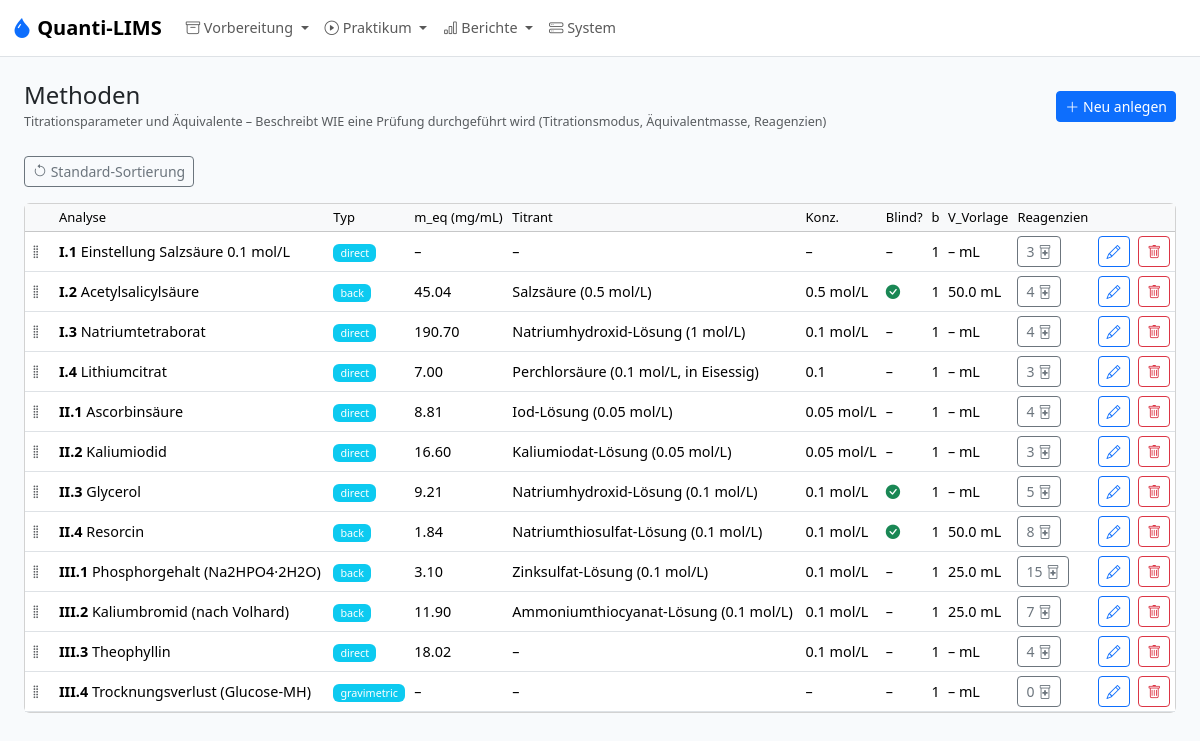
The page /admin/methods on the database as committed earlier.
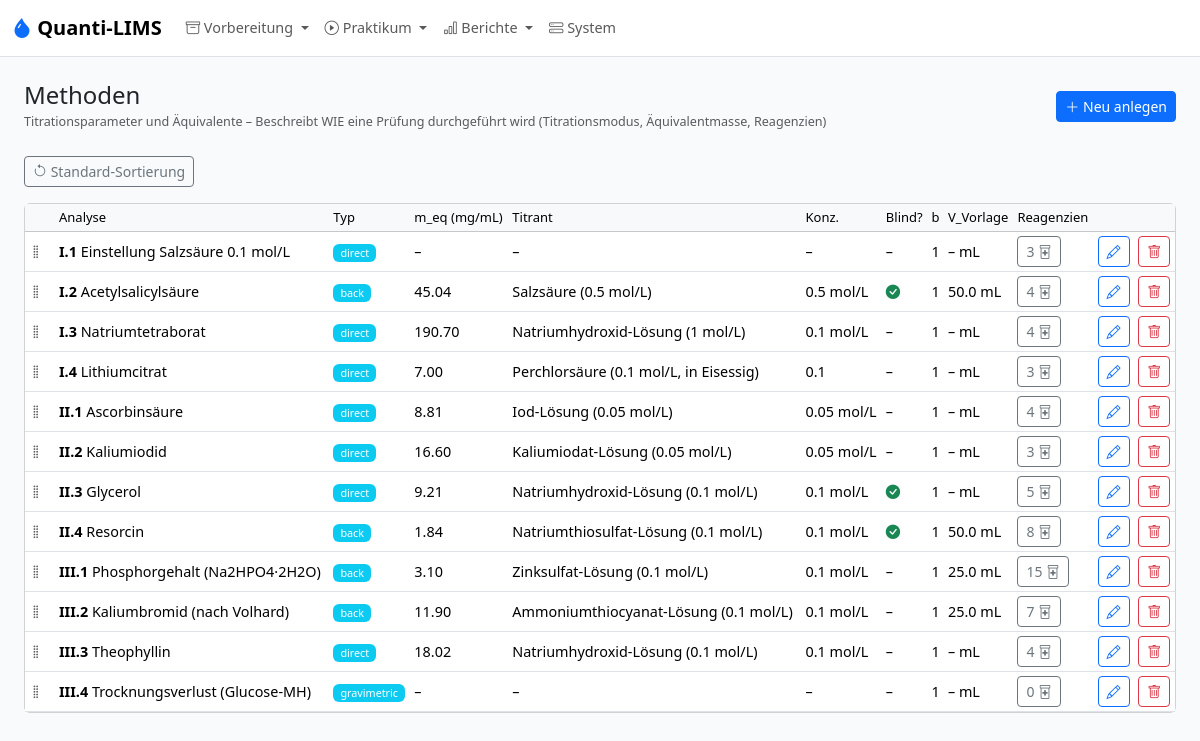
The same page on the database as committed later.
### models.py (models this page shows, shortened)
class Method(db.Model):
    __tablename__ = "method"
    id = db.Column(db.Integer, primary_key=True)
    analysis_id = db.Column(db.Integer, db.ForeignKey("analysis.id"), nullable=False)
    method_type = db.Column(db.String(30), nullable=False)  # direct, back, gravimetric, ...
    m_eq_mg = db.Column(db.Float)
    titrant_name = db.Column(db.String(200))
    titrant_concentration = db.Column(db.String(50))
    c_titrant_mol_l = db.Column(db.Float)      # Numeric concentration of titrant (mol/L)
    n_eq_titrant = db.Column(db.Float)          # Equivalents of titrant per mol analyte (direct) or per mol Vorlage (back)
    c_vorlage_mol_l = db.Column(db.Float)       # Concentration of Vorlage reagent (back-titration only)
    n_eq_vorlage = db.Column(db.Float)          # Equivalents of Vorlage consumed per mol analyte (back-titration only)
    blind_required = db.Column(db.Boolean, nullable=False, default=False)
    b_blind_determinations = db.Column(db.Integer, nullable=False, default=1)
    v_vorlage_ml = db.Column(db.Float)
    v_solution_ml = db.Column(db.Float)       # Total volume substance is dissolved to (e.g. 100.0 mL)
    v_aliquot_ml = db.Column(db.Float)        # Aliquot volume taken for each titration (e.g. 20.0 mL)
    aliquot_enabled = db.Column(db.Boolean, nullable=True, default=None)
    primary_standard_id = db.Column(db.Integer, db.ForeignKey("reagent.id"))
    m_eq_primary_mg = db.Column(db.Float)
    m_eq_primary_mg_override = db.Column(db.Boolean, nullable=False, default=False)  # True → use stored value; False → auto-calculate from c_Titrant × MW_PS / z
    e_ab_ps_g = db.Column(db.Float)          # Arzneibuch-Einwaage Primärstandard (g) – per method, not per reagent
    c_stock_mol_l = db.Column(db.Float)      # Stammkonzentration (mol/L), z.B. 1.0 für 1M HCl
    v_dilution_ml = db.Column(db.Float)      # Verdünnungsvolumen (mL), z.B. 100.0
    p_hydrate_min_pct = db.Column(db.Float)   # For loss_on_drying: min. declared hydrate content in mixture (%)
    description = db.Column(db.Text)
    position = db.Column(db.Integer, nullable=False, default=0)
    analysis = db.relationship("Analysis", back_populates="method")
    primary_standard = db.relationship("Reagent", foreign_keys=[primary_standard_id], back_populates="primary_standard_methods")
    reagent_usages = db.relationship("MethodReagent", back_populates="method")
    @property
    def titrant_reagent_usage(self) -> MethodReagent | None:
        return next((usage for usage in self.reagent_usages if usage.is_titrant), None)
    @property
    def derived_titrant_name(self) -> str | None:
        usage = self.titrant_reagent_usage
        if usage and usage.reagent:
            return usage.reagent.name
        return self.titrant_name

class Analysis(db.Model):
    __tablename__ = "analysis"
    id = db.Column(db.Integer, primary_key=True)
    block_id = db.Column(db.Integer, db.ForeignKey("block.id"), nullable=False)
    code = db.Column(db.String(10), unique=True, nullable=False)
    ordinal = db.Column(db.Integer, nullable=False)
    name = db.Column(db.String(200), nullable=False)
    substance_id = db.Column(db.Integer, db.ForeignKey("substance.id"), nullable=False)
    k_determinations = db.Column(db.Integer, nullable=False, default=3)
    result_unit = db.Column(db.String(20), nullable=False, default="%")
    result_label = db.Column(db.String(50), nullable=False, default="Gehalt")
    calculation_mode = db.Column(db.String(50), nullable=False, default=MODE_ASSAY_MASS_BASED)
    e_ab_g = db.Column(db.Float)
    g_ab_min_pct = db.Column(db.Float)
    g_ab_max_pct = db.Column(db.Float)
    source_reference = db.Column(db.String(255))
    tolerance_override_min_pct = db.Column(db.Float)
    tolerance_override_max_pct = db.Column(db.Float)
    notes = db.Column(db.Text)
    m_einwaage_min_mg = db.Column(db.Float, nullable=True)  # Min TA weighing mass (mass_determination mode, mg)
    m_einwaage_max_mg = db.Column(db.Float, nullable=True)  # Max TA weighing mass (mass_determination mode, mg)
    reported_molar_mass_gmol = db.Column(db.Float, nullable=True)
    reported_stoichiometry = db.Column(db.Float, nullable=True)
    n_crystal_water = db.Column(db.Integer, nullable=True)  # For loss_on_drying mode
    block = db.relationship("Block", back_populates="analyses")
    substance = db.relationship("Substance", back_populates="analyses")
    method = db.relationship("Method", back_populates="analysis", uselist=False)
    batches = db.relationship("SampleBatch", back_populates="analysis")

class MethodReagent(db.Model):
    __tablename__ = "method_reagent"
    id = db.Column(db.Integer, primary_key=True)
    method_id = db.Column(db.Integer, db.ForeignKey("method.id"), nullable=False)
    reagent_id = db.Column(db.Integer, db.ForeignKey("reagent.id"), nullable=False)
    amount_per_determination = db.Column(db.Float, nullable=False)
    amount_per_blind = db.Column(db.Float, nullable=False, default=0)
    amount_unit = db.Column(UNIT_ENUM, nullable=False, default="mL")
    is_titrant = db.Column(db.Boolean, nullable=False, default=False)
    practical_amount_per_determination = db.Column(db.Float, nullable=True)
    step_description = db.Column(db.Text)
    notes = db.Column(db.Text)
    method = db.relationship("Method", back_populates="reagent_usages")
    reagent = db.relationship("Reagent", back_populates="method_usages")

class Reagent(db.Model):
    __tablename__ = "reagent"
    id = db.Column(db.Integer, primary_key=True)
    name = db.Column(db.String(200), unique=True, nullable=False)
    abbreviation = db.Column(db.String(50))
    is_composite = db.Column(db.Boolean, nullable=False, default=False)
    is_primary_standard = db.Column(db.Boolean, nullable=False, default=False)
    formula = db.Column(db.String(100))
    molar_mass_gmol = db.Column(db.Float)
    e_ab_g = db.Column(db.Float)
    base_unit = db.Column(UNIT_ENUM, nullable=False, default="mL")
    cas_number = db.Column(db.String(30))
    density_g_ml = db.Column(db.Float)
    hazard_symbols = db.Column(db.String(100))
    storage_info = db.Column(db.String(200))
    notes = db.Column(db.Text)
    position = db.Column(db.Integer, nullable=False, default=0)
    components = db.relationship(
        "ReagentComponent",
        foreign_keys="ReagentComponent.parent_reagent_id",
        back_populates="parent",
    )
    method_usages = db.relationship("MethodReagent", back_populates="reagent")
    primary_standard_methods = db.relationship("Method", back_populates="primary_standard")

### app.py (the view)
    @app.route("/admin/methods")
    def admin_methods():
        items = Method.query.join(Analysis).order_by(Method.position, Analysis.ordinal).all()
        return render_template("admin/methods.html", items=items)

### templates/admin/methods.html (shortened to what this page needs)
{% extends "base.html" %}
{% from "macros.html" import page_header, delete_btn %}
{% block content %}
{{ page_header("Methoden", "Titrationsparameter und Äquivalente – Beschreibt WIE eine Prüfung durchgeführt wird (Titrationsmodus, Äquivalentmasse, Reagenzien)", url_for('admin_method_form')) }}
<div class="mb-3">
  <button class="btn btn-outline-secondary btn-sm" id="reset-order-btn" title="Sortierung zurücksetzen (nach Analyse)"><i class="bi bi-arrow-counterclockwise"></i> Standard-Sortierung</button>
</div>
<div class="card"><div class="table-responsive">
<table class="table table-sm table-hover mb-0 align-middle">
<thead class="table-light"><tr><th style="width:30px"></th><th>Analyse</th><th>Typ</th><th>m_eq (mg/mL)</th><th>Titrant</th><th>Konz.</th><th>Blind?</th><th>b</th><th>V_Vorlage</th><th>Reagenzien</th><th></th><th></th></tr></thead>
<tbody id="method-sortable">
{% for m in items %}
<tr data-id="{{ m.id }}">
  <td class="drag-handle" style="cursor:grab"><i class="bi bi-grip-vertical text-body-secondary"></i></td>
  <td><strong>{{ m.analysis.code }}</strong> {{ m.analysis.name }}</td>
  <td><span class="badge bg-info">{{ m.method_type }}</span></td>
  <td>{{ m.m_eq_mg|fmt(2) }}</td>
  <td>{{ m.derived_titrant_name or '–' }}</td>
  <td>{{ m.titrant_concentration or '–' }}</td>
  <td>{% if m.blind_required %}<i class="bi bi-check-circle-fill text-success"></i>{% else %}–{% endif %}</td>
  <td>{{ m.b_blind_determinations }}</td>
  <td>{{ m.v_vorlage_ml|fmt(1) if m.v_vorlage_ml else '–' }} mL</td>
  <td><a href="{{ url_for('admin_method_reagents', method_id=m.id) }}" class="btn btn-outline-secondary btn-sm">{{ m.reagent_usages|length }} <i class="bi bi-prescription2"></i></a></td>
  <td><a href="{{ url_for('admin_method_form', id=m.id) }}" class="btn btn-outline-primary btn-sm"><i class="bi bi-pencil"></i></a></td>
  <td>{{ delete_btn(url_for('admin_method_delete', id=m.id)) }}</td>
</tr>
{% endfor %}
</tbody></table></div></div>
{% endblock %}

### templates/base.html (shortened to what this page needs)
<!DOCTYPE html>
<html lang="de" data-bs-theme="light">
<head>
  <link href="https://cdn.jsdelivr.net/npm/bootstrap@5.3.3/dist/css/bootstrap.min.css" rel="stylesheet">
  <link href="https://cdn.jsdelivr.net/npm/bootstrap-icons@1.11.3/font/bootstrap-icons.min.css" rel="stylesheet">
  <link href="{{ url_for('static', filename='style.css') }}" rel="stylesheet">
  <link rel="stylesheet" href="https://cdn.jsdelivr.net/npm/flatpickr/dist/flatpickr.min.css">
</head>
<body>
  <nav class="navbar navbar-expand-lg border-bottom">
    <div class="container-fluid">
      <a class="navbar-brand fw-bold" href="{{ url_for('dashboard') }}">
        <i class="bi bi-droplet-fill text-primary"></i> Quanti-LIMS
      </a>
      <div class="collapse navbar-collapse" id="nav">
        <ul class="navbar-nav me-auto">
          <li class="nav-item dropdown">
            <a class="nav-link dropdown-toggle" href="#" data-bs-toggle="dropdown" role="button" aria-expanded="false">
              <i class="bi bi-archive" aria-hidden="true"></i> Vorbereitung
            </a>
          </li>
          <li class="nav-item dropdown">
            <a class="nav-link dropdown-toggle" href="#" data-bs-toggle="dropdown" role="button" aria-expanded="false">
              <i class="bi bi-play-circle" aria-hidden="true"></i> Praktikum
            </a>
          </li>
          <li class="nav-item dropdown">
            <a class="nav-link dropdown-toggle" href="#" data-bs-toggle="dropdown" role="button" aria-expanded="false">
              <i class="bi bi-bar-chart" aria-hidden="true"></i> Berichte
            </a>
          </li>
          <li class="nav-item">
            <a class="nav-link" href="{{ url_for('admin_system') }}">
              <i class="bi bi-hdd-stack" aria-hidden="true"></i> System
            </a>
          </li>
        </ul>
      </div>
    </div>
  </nav>
  <main class="container-fluid py-4 px-4">
    {% block content %}{% endblock %}
  </main>
</body>
</html>

### templates/macros.html (shortened to what this page needs)
{% macro page_header(title, subtitle="", new_url="", new_label="Neu anlegen") %}
<div class="d-flex justify-content-between align-items-center mb-4">
  <div>
    <h4 class="mb-0">{{ title }}</h4>
    {% if subtitle %}<small class="text-body-secondary">{{ subtitle }}</small>{% endif %}
  </div>
  {% if new_url %}
  <a href="{{ new_url }}" class="btn btn-primary btn-sm"><i class="bi bi-plus-lg"></i> {{ new_label }}</a>
  {% endif %}
</div>
{% endmacro %}
{% macro delete_btn(url) %}
<form method="POST" action="{{ url }}" class="d-inline" onsubmit="return confirm('Wirklich löschen?')">
  <button type="submit" class="btn btn-outline-danger btn-sm"><i class="bi bi-trash"></i></button>
</form>
{% endmacro %}

### static/style.css (style rules this page uses)
:root { --ql-primary: #2563eb; --ql-bg: #f8fafc; }
body { background: var(--ql-bg); font-size: 0.9rem; }
.navbar { background: #fff; }
.navbar-brand i { color: var(--ql-primary); }
.badge { font-weight: 500; }
.table th { font-weight: 500; font-size: 0.8125rem; white-space: nowrap; }
.table td { vertical-align: middle; }
.drag-handle { cursor: grab; user-select: none; }

Rows that differ between the two databases and show on the page:
changed Method "III.3": name "–" → "Natriumhydroxid-Lösung (0.1 mol/L)"
